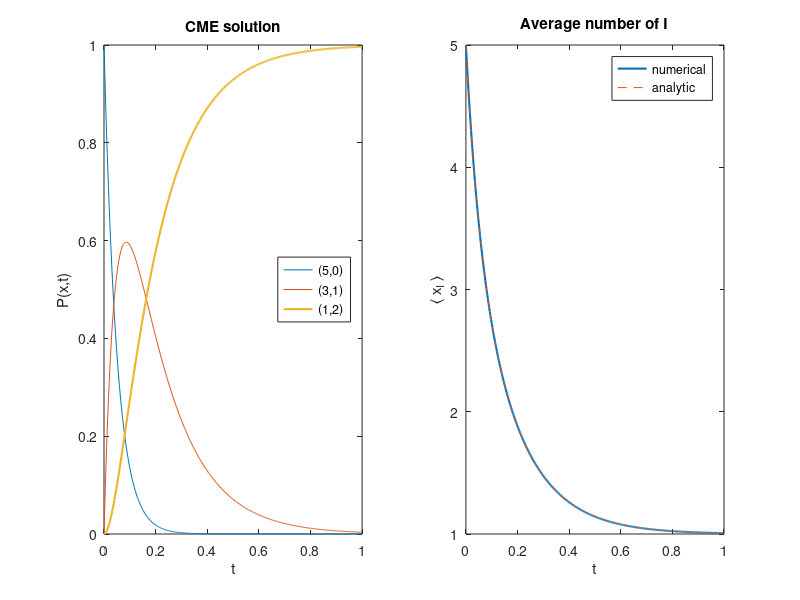

The MATLAB script that drew this image:
c      = 1;
states = [5 0; 3 1; 1 2];
a      = c*states(:,1).*(states(:,1)-1);

A = [-a(1)    0    0;
      a(1) -a(2)   0;
       0    a(2)   0];

P0    = [1; 0; 0];
tspan = linspace(0,1,401);
[~,Pode] = ode45(@(t,P) A*P, tspan, P0);  P = Pode.';

meanI = states(:,1).'*P;

figure
subplot(1,2,1)
plot(tspan,P(1,:),tspan,P(2,:),tspan,P(3,:),'LineWidth',1.5)
xlabel('t'); ylabel('P(x,t)')
legend('(5,0)','(3,1)','(1,2)','Location','east'); title('CME solution')
subplot(1,2,2)
plot(tspan,meanI,'LineWidth',1.5); hold on
plot(tspan, 1 + 4*exp(-20*tspan) + (20/7)*(exp(-6*tspan)-exp(-20*tspan)),'--')
xlabel('t'); ylabel('\langle x_I \rangle')
legend('numerical','analytic'); title('Average number of I')
